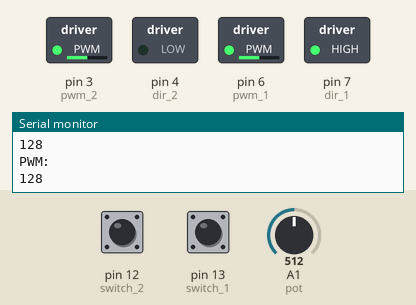
This sketch was run on a simulated Arduino Uno, built with avr-gcc and run on an emulated ATmega328P. Shown: switched loads named in the sketch (green lamp = pin HIGH), the last lines printed to the serial monitor. Inputs (shaded band) come from the test bench; at power-on: A1 (pot) = 512, pin 12 (switch_2) HIGH, pin 13 (switch_1) HIGH.

Above: at 1.2 s.
1.3 s: A1 (pot) set to 716
At 2.5 s:
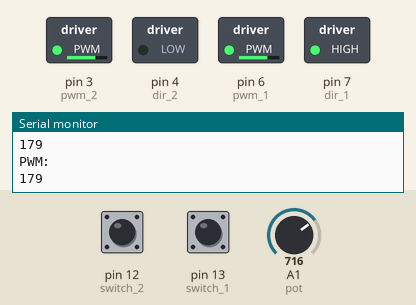
2.8 s: pin 12 (switch_2) pulled LOW for 0.15 s
At 2.92 s:
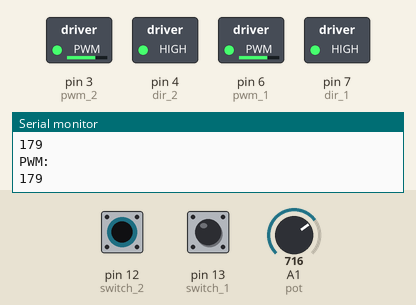
4.5 s: pin 13 (switch_1) pulled LOW for 0.15 s
At 4.63 s:
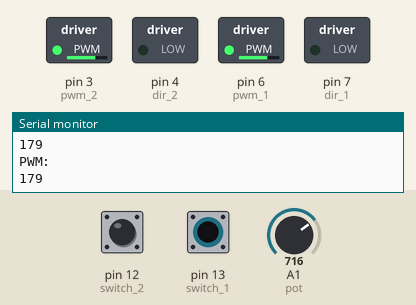
6.2 s: A1 (pot) set to 122
At 6.7 s:
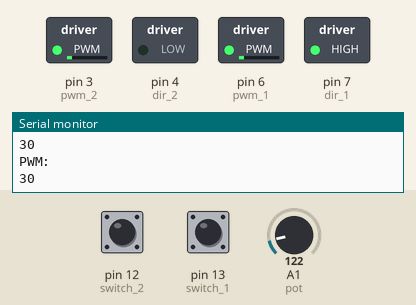
7.7 s: pin 12 (switch_2) pulled LOW for 1 s
At 8.3 s:
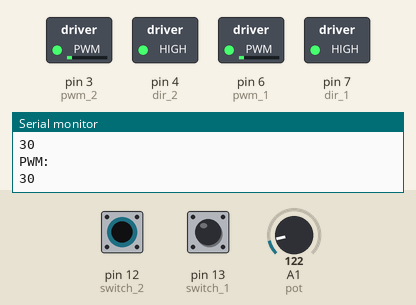
10.2 s: pin 13 (switch_1) pulled LOW for 1 s
At 10.9 s:
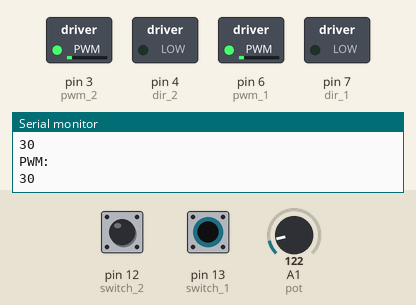
Timing chart, 0 to 13.2 s (numbered marks = the images above; inputs shaded):
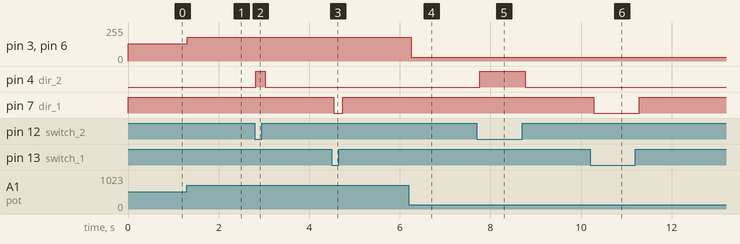

Measured:
- after the input at 1.3 s, pin 3 (pwm_2), pin 6 (pwm_1): 128/255 → 179/255 at once
- after the input at 2.8 s, pin 4 (dir_2): LOW → HIGH at once, → LOW 0.20 s later
- after the input at 4.5 s, pin 7 (dir_1): HIGH → LOW at once, → HIGH 0.20 s later
- after the input at 6.2 s, pin 3 (pwm_2), pin 6 (pwm_1): 179/255 → 30/255 after 0.05 s
- after the input at 7.7 s, pin 4 (dir_2): LOW → HIGH after 0.06 s, → LOW 1.0 s later
- after the input at 10.2 s, pin 7 (dir_1): HIGH → LOW after 0.08 s, → HIGH 1.0 s later

The sketch:

Controlling_Motor_with_potentiometer.ino
```cpp
//define pin name
#define dir_1 7
#define pwm_1 6
#define switch_1 13
#define switch_2 12
#define dir_2 4
#define pwm_2 3
#define pot 1   //potentiometer

void setup() {
  // put your setup code here, to run once:
  pinMode(pwm_1,OUTPUT);
  pinMode(dir_1,OUTPUT);
  pinMode(pwm_2,OUTPUT);
  pinMode(dir_2,OUTPUT);
  pinMode(pot,INPUT);
  pinMode(switch_1, INPUT);
  pinMode(switch_2, INPUT);
  Serial.begin(9600);  //I am using Serial Monitor instead of LCD display
}
void loop() {
  // put your main code here, to run repeatedly:
  int pwm_value=0;
  int reading=0;
  int prev_reading=0;

  //controls the direction the motor
  digitalWrite(dir_1,digitalRead(switch_1));
  digitalWrite(dir_2,!digitalRead(switch_2));
  //controls the speed of the motor
  for (int i=0;i<5;i++)    //gets the average value of the pot value for better accuracy
    reading+= analogRead(pot);
  reading/=5;
  pwm_value = reading>>2;  //convert the 10-bit values to 8-bit values

  analogWrite(pwm_1,pwm_value);
  analogWrite(pwm_2,pwm_value);
  Serial.println("PWM:");
  Serial.println(pwm_value);  //Display the value of PWM
  delay(100);
}
```
